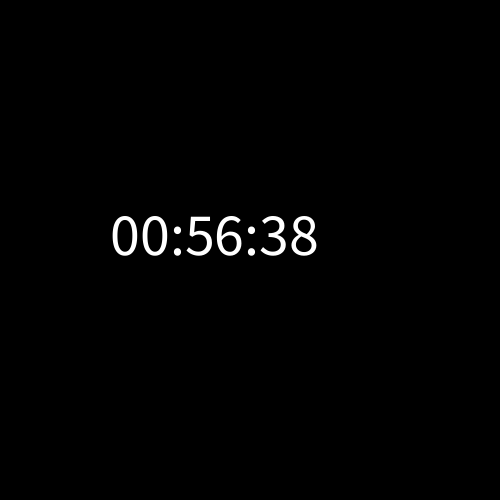
Frame 1 (no input)
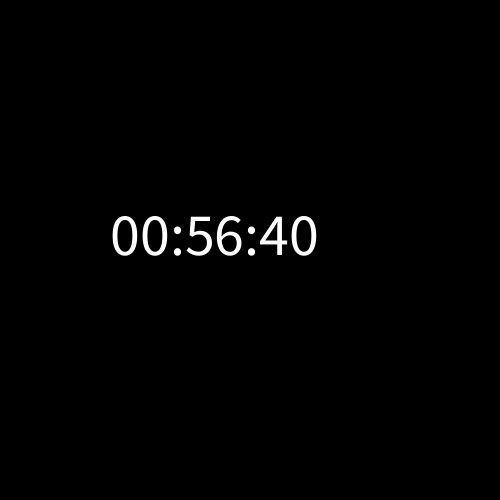
Frame 60 (the mouse pressed at the canvas centre just before this capture)
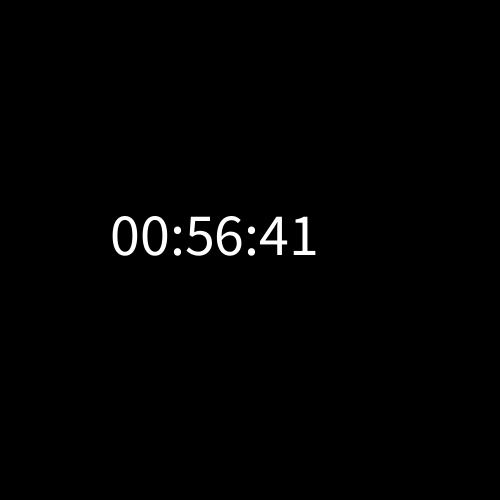
Frame 120 (the mouse held since frame 60 and released just before this capture)

The Processing sketch that drew these frames (run headless with seeded random() and noise(); from frame 60 on, the mouse is pressed at the canvas centre):

// Processing sketch: code_07_45
// ── code_07_45.pde
void setup(){
  size(500, 500);
}

void draw(){
  background(0);
  int s = second();
  int m = minute();
  int h = hour();
  
  // nf se utiliza para definir cantidad de números
  String t = nf(h,2) + ":" + nf(m,2) + ":" + nf(s,2);
  textSize(60);
  text(t, 110, 255);
  
}
